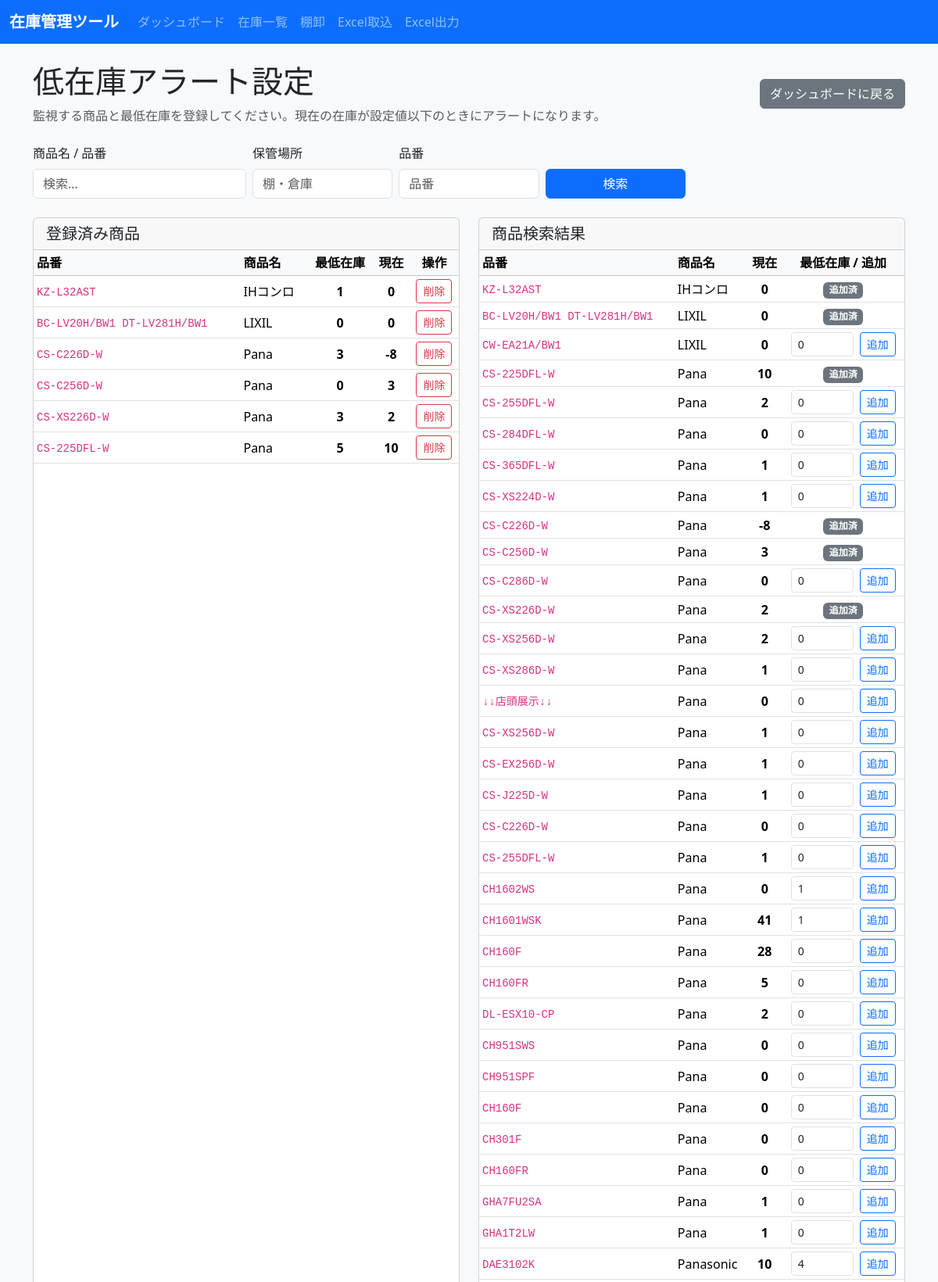
/alerts/low_stock (upper part), run on the app's committed database.
### tables this page shows
CREATE TABLE low_stock_alerts (
            id INTEGER PRIMARY KEY AUTOINCREMENT,
            product_id INTEGER NOT NULL UNIQUE,
            threshold INTEGER NOT NULL DEFAULT 0,
            FOREIGN KEY(product_id) REFERENCES products(id) ON DELETE CASCADE
        );

CREATE TABLE products (
            id INTEGER PRIMARY KEY AUTOINCREMENT,
            source_sheet TEXT,
            source_row INTEGER,
            big_category TEXT,
            maker_or_product TEXT,
            overview TEXT,
            sku TEXT NOT NULL,
            stock_status TEXT,
            display_flag TEXT,
            available_stock INTEGER NOT NULL DEFAULT 0,
            total_stock INTEGER NOT NULL DEFAULT 0,
            reorder_point INTEGER NOT NULL DEFAULT 0,
            staff_stock_json TEXT,
            notes TEXT,
            imported_at TEXT,
            current_stock INTEGER NOT NULL DEFAULT 0,
            name TEXT NOT NULL,
            category TEXT,
            location TEXT,
            last_in_date TEXT,
            last_out_date TEXT,
            created_at TEXT NOT NULL,
            updated_at TEXT NOT NULL
        , supplier TEXT, amount TEXT);

### inventory_app/app.py (the view, shortened to what this page needs)
@app.route("/alerts/<alert_type>", methods=["GET", "POST"])
def alert_settings(alert_type):
    if alert_type not in ["low_stock", "zero_stock", "stagnant_stock"]:
        return "指定されたアラートタイプが無効です。", 404
    params = parse_search_args()
    conn = get_db_connection()
    if alert_type == "low_stock":
        alert_products = conn.execute(
            "SELECT la.product_id AS alert_product_id, la.threshold, p.* FROM low_stock_alerts la JOIN products p ON la.product_id = p.id ORDER BY p.name"
        ).fetchall()
    elif alert_type == "zero_stock":
        alert_products = conn.execute(
            "SELECT za.product_id AS alert_product_id, p.* FROM zero_stock_alerts za JOIN products p ON za.product_id = p.id ORDER BY p.name"
        ).fetchall()
    else:
        alert_products = conn.execute(
            "SELECT sa.product_id AS alert_product_id, p.* FROM stagnant_stock_alerts sa JOIN products p ON sa.product_id = p.id ORDER BY p.name"
        ).fetchall()
    sql, values = build_product_query(params)
    search_results = conn.execute(sql + " LIMIT 50", values).fetchall()
    conn.close()
    selected_product_ids = {row["alert_product_id"] for row in alert_products}
    return render_template(
        "alert_settings.html",
        alert_type=alert_type,
        alert_products=alert_products,
        search_results=search_results,
        selected_product_ids=selected_product_ids,
        params=params,
    )

### inventory_app/app.py (called while the page is built)
def get_db_connection():
    conn = sqlite3.connect(DB_PATH)
    conn.row_factory = sqlite3.Row
    return conn

def parse_search_args():
    return {
        "q": request.args.get("q", "", type=str).strip(),
        "sku": request.args.get("sku", "", type=str).strip(),
        "big_category": request.args.get("big_category", "", type=str).strip(),
        "location": request.args.get("location", "", type=str).strip(),
    }

def build_product_query(params):
    sql = "SELECT * FROM products WHERE 1=1"
    values = []
    if params["q"]:
        sql += " AND (name LIKE ? OR sku LIKE ? OR big_category LIKE ? OR maker_or_product LIKE ? OR overview LIKE ? OR notes LIKE ? OR source_sheet LIKE ? OR category LIKE ? OR location LIKE ? OR staff_stock_json LIKE ? )"
        term = f"%{params['q']}%"
        values.extend([term] * 10)
    if params["sku"]:
        sql += " AND sku LIKE ?"
        values.append(f"%{params['sku']}%")
    if params["big_category"]:
        sql += " AND big_category = ?"
        values.append(params["big_category"])
    if params["location"]:
        sql += " AND location LIKE ?"
        values.append(f"%{params['location']}%")
    sql += " ORDER BY name ASC"
    return sql, values

### inventory_app/templates/alert_settings.html (shortened to what this page needs)
{% extends 'base.html' %}
{% block content %}
  <div class="d-flex justify-content-between align-items-center mb-4">
    <div>
      <h1>{{ '低在庫アラート設定' if alert_type == 'low_stock' else '在庫0アラート設定' }}</h1>
      <p class="text-muted mb-0">
        {% if alert_type == 'low_stock' %}
          監視する商品と最低在庫を登録してください。現在の在庫が設定値以下のときにアラートになります。
        {% elif alert_type == 'zero_stock' %}
          監視対象の商品を登録してください。登録した商品が在庫0になった際にアラートになります。
        {% else %}
          監視対象の商品を登録してください。登録した商品が30日以上出庫されていないときにアラートになります。
        {% endif %}
      </p>
    </div>
    <a href="{{ url_for('dashboard') }}" class="btn btn-secondary">ダッシュボードに戻る</a>
  </div>
  <form method="get" class="row gy-2 gx-2 align-items-end mb-4">
    <div class="col-md-3">
      <label class="form-label">商品名 / 品番</label>
      <input type="text" name="q" value="{{ params.q }}" class="form-control" placeholder="検索...">
    </div>
    <div class="col-md-2">
      <label class="form-label">保管場所</label>
      <input type="text" name="location" value="{{ params.location }}" class="form-control" placeholder="棚・倉庫">
    </div>
    <div class="col-md-2">
      <label class="form-label">品番</label>
      <input type="text" name="sku" value="{{ params.sku }}" class="form-control" placeholder="品番">
    </div>
    <div class="col-md-2">
      <button type="submit" class="btn btn-primary w-100">検索</button>
    </div>
  </form>
  <div class="row">
    <div class="col-lg-6 mb-4">
      <div class="card h-100">
        <div class="card-header d-flex justify-content-between align-items-center">
          <h2 class="h5 mb-0">{{ '登録済み商品' if alert_type == 'low_stock' else '監視商品' }}</h2>
        </div>
        <div class="card-body p-0">
          {% if alert_products %}
            <div class="table-responsive">
              <table class="table table-sm table-hover mb-0">
                <thead class="table-light">
                  <tr>
                    <th>品番</th>
                    <th>商品名</th>
                    {% if alert_type == 'low_stock' %}
                      <th class="text-center">最低在庫</th>
                    {% endif %}
                    <th class="text-center">現在</th>
                    <th class="text-center">操作</th>
                  </tr>
                </thead>
                <tbody>
                  {% for product in alert_products %}
                    <tr>
                      <td><code>{{ product.sku }}</code></td>
                      <td>{{ product.name }}</td>
                      {% if alert_type == 'low_stock' %}
                        <td class="text-center"><strong>{{ product.threshold }}</strong></td>
                      {% endif %}
                      <td class="text-center"><strong>{{ product.current_stock }}</strong></td>
                      <td class="text-center">
                        <form method="post" class="d-inline">
                          <button type="submit" class="btn btn-sm btn-outline-danger">削除</button>
                        </form>
                      </td>
                    </tr>
                  {% endfor %}
                </tbody>
              </table>
            </div>
          {% else %}
            <div class="p-4 text-center text-muted">
              登録された商品はありません。
            </div>
          {% endif %}
        </div>
      </div>
    </div>
    <div class="col-lg-6 mb-4">
      <div class="card h-100">
        <div class="card-header">
          <h2 class="h5 mb-0">商品検索結果</h2>
        </div>
        <div class="card-body p-0">
          {% if search_results %}
            <div class="table-responsive">
              <table class="table table-sm table-hover mb-0">
                <thead class="table-light">
                  <tr>
                    <th>品番</th>
                    <th>商品名</th>
                    <th class="text-center">現在</th>
                    <th class="text-center">{% if alert_type == 'low_stock' %}最低在庫 / 追加{% else %}追加{% endif %}</th>
                  </tr>
                </thead>
                <tbody>
                  {% for product in search_results %}
                    <tr>
                      <td><code>{{ product.sku }}</code></td>
                      <td>{{ product.name }}</td>
                      <td class="text-center"><strong>{{ product.current_stock }}</strong></td>
                      <td class="text-center">
                        {% if product.id in selected_product_ids %}
                          <span class="badge bg-secondary">追加済</span>
                        {% else %}
                          {% if alert_type == 'low_stock' %}
                            <form method="post" class="d-flex justify-content-center gap-2 align-items-center">
                              <input type="number" name="threshold" class="form-control form-control-sm" value="{{ product.reorder_point or 0 }}" min="0" style="width: 5rem;">
                              <button type="submit" class="btn btn-sm btn-outline-primary">追加</button>
                            </form>
                          {% elif alert_type == 'zero_stock' %}
                            <form method="post">
                              <input type="hidden" name="product_id" value="{{ product.id }}">
                              <input type="hidden" name="action" value="add_zero_stock">
                              <button type="submit" class="btn btn-sm btn-outline-primary">追加</button>
                            </form>
                          {% else %}
                            <form method="post">
                              <input type="hidden" name="product_id" value="{{ product.id }}">
                              <input type="hidden" name="action" value="add_stagnant_stock">
                              <button type="submit" class="btn btn-sm btn-outline-primary">追加</button>
                            </form>
                          {% endif %}
                        {% endif %}
                      </td>
                    </tr>
                  {% endfor %}
                </tbody>
              </table>
            </div>
          {% else %}
            <div class="p-4 text-center text-muted">
              該当する商品がありません。
            </div>
          {% endif %}
        </div>
      </div>
    </div>
  </div>
{% endblock %}

### inventory_app/static/style.css (style rules this page uses)
body { background-color: #f8f9fa; }
.card { min-height: 240px; }
.table th, .table td { vertical-align: middle; }

### data on the page
low_stock_alerts: sku "KZ-L32AST", name "IHコンロ", threshold "1", current_stock "0"
low_stock_alerts: sku "BC-LV20H/BW1 DT-LV281H/BW1", name "LIXIL", threshold "0", current_stock "0"
low_stock_alerts: sku "CS-C226D-W", name "Pana", threshold "3", current_stock "-8"
low_stock_alerts: sku "CS-C256D-W", name "Pana", threshold "0", current_stock "3"
low_stock_alerts: sku "CS-XS226D-W", name "Pana", threshold "3", current_stock "2"
low_stock_alerts: sku "CS-225DFL-W", name "Pana", threshold "5", current_stock "10"
products: sku "KZ-L32AST", name "IHコンロ", current_stock "0", shows "追加済"
products: sku "BC-LV20H/BW1 DT-LV281H/BW1", name "LIXIL", current_stock "0", shows "追加済"
products: sku "CW-EA21A/BW1", name "LIXIL", current_stock "0", threshold "0"
products: sku "CS-225DFL-W", name "Pana", current_stock "10", shows "追加済"
products: sku "CS-255DFL-W", name "Pana", current_stock "2", threshold "0"
products: sku "CS-284DFL-W", name "Pana", current_stock "0", threshold "0"
products: sku "CS-365DFL-W", name "Pana", current_stock "1", threshold "0"
products: sku "CS-XS224D-W", name "Pana", current_stock "1", threshold "0"
products: sku "CS-C226D-W", name "Pana", current_stock "-8", shows "追加済"
products: sku "CS-C256D-W", name "Pana", current_stock "3", shows "追加済"
products: sku "CS-C286D-W", name "Pana", current_stock "0", threshold "0"
products: sku "CS-XS226D-W", name "Pana", current_stock "2", shows "追加済"
products: sku "CS-XS256D-W", name "Pana", current_stock "2", threshold "0"
products: sku "CS-XS286D-W", name "Pana", current_stock "1", threshold "0"
products: sku "↓↓店頭展示↓↓", name "Pana", current_stock "0", threshold "0"
products: sku "CS-XS256D-W", name "Pana", current_stock "1", threshold "0"
products: sku "CS-EX256D-W", name "Pana", current_stock "1", threshold "0"
products: sku "CS-J225D-W", name "Pana", current_stock "1", threshold "0"
products: sku "CS-C226D-W", name "Pana", current_stock "0", threshold "0"
products: sku "CS-255DFL-W", name "Pana", current_stock "1", threshold "0"
products: sku "CH1602WS", name "Pana", current_stock "0", threshold "1"
products: sku "CH1601WSK", name "Pana", current_stock "41", threshold "1"
products: sku "CH160F", name "Pana", current_stock "28", threshold "0"
products: sku "CH160FR", name "Pana", current_stock "5", threshold "0"
products: sku "DL-ESX10-CP", name "Pana", current_stock "2", threshold "0"
products: sku "CH951SWS", name "Pana", current_stock "0", threshold "0"
products: sku "CH951SPF", name "Pana", current_stock "0", threshold "0"
products: sku "CH160F", name "Pana", current_stock "0", threshold "0"
products: sku "CH301F", name "Pana", current_stock "0", threshold "0"
products: sku "CH160FR", name "Pana", current_stock "0", threshold "0"
products: sku "GHA7FU2SA", name "Pana", current_stock "1", threshold "0"
products: sku "GHA1T2LW", name "Pana", current_stock "1", threshold "0"
products: sku "DAE3102K", name "Panasonic", current_stock "10", threshold "4"

### other printed values
{{ '低在庫アラート設定' if alert_type == 'low_stock' else '在庫0アラート設定' }} "低在庫アラート設定"
{{ '登録済み商品' if alert_type == 'low_stock' else '監視商品' }} "登録済み商品"
